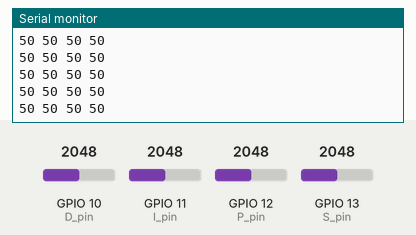
Recording of a sketch running on a simulated ESP32-S3. On the bench: the last lines printed to the serial monitor. The test bench sets the inputs (shaded band); at power-on: GPIO 10 (D_pin) = 2048, GPIO 11 (I_pin) = 2048, GPIO 12 (P_pin) = 2048, GPIO 13 (S_pin) = 2048.

Above: at 1.2 s.
1.3 s: GPIO 10 (D_pin) set to 2866
At 1.56 s:
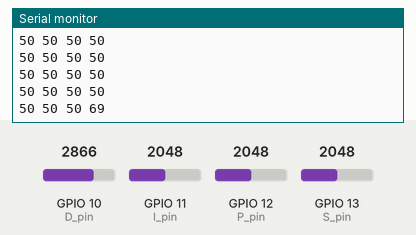
2.8 s: GPIO 11 (I_pin) set to 2866
At 2.96 s:
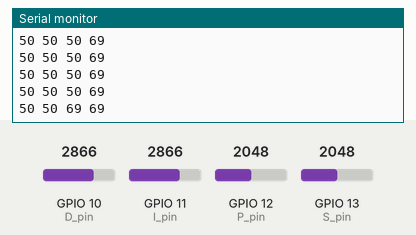
4.3 s: GPIO 12 (P_pin) set to 2866
At 4.37 s:
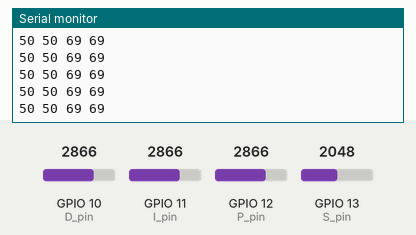
5.8 s: GPIO 13 (S_pin) set to 2866
At 5.97 s:
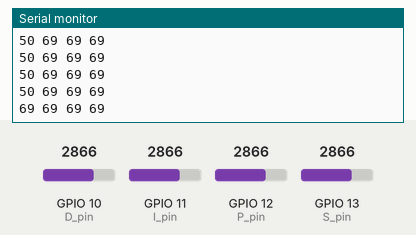
7.3 s: GPIO 10 (D_pin) set to 3972
At 7.38 s:
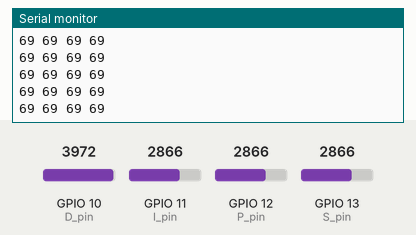
8.8 s: GPIO 11 (I_pin) set to 3972
At 8.98 s:
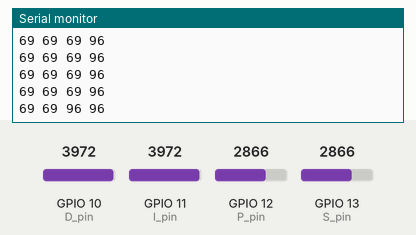
Timing chart, 0 to 11.3 s (numbered marks = the images above; inputs shaded):
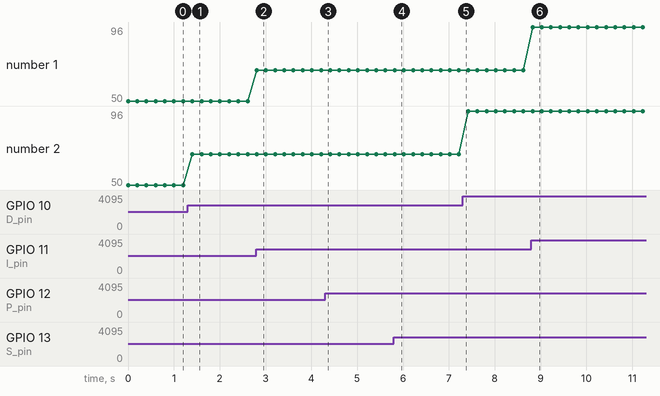

The sketch:

ESP32Potentiometer_Code.ino
```cpp
/* Potentiometer Code UCSD ECE 5 Lab 4*/
/* Declare Variables for Potentiometer */
const int S_pin = 13; // proportional - analog pin 1
const int P_pin = 12; // proportional - analog pin 2
const int I_pin = 11; // integral - analog pin 3
const int D_pin = 10; // derivative - analog pin 4
int Sp = 0;           // speed gain coeficient
int kP = 0;           // proportional gain coeficient
int kI = 0;           // integral gain coeficient
int kD = 0;           // derivative gain coeficient

void setup() { /* Setup - runs once (when power is supplied or after reset) */

  Serial.begin(9600); // For serial communication set up
}

void loop() { /* Loop - loops forever (until unpowered or reset) */

  ReadPotentiometers();

  Print(); // Call on user-defined function to print values from potentiometers
}

// ************************************************************************************************* //
// function to read and map values from potentiometers

void ReadPotentiometers() {
  // Call on user-defined function to read Potentiometer values
  Sp = ReadPotentiometerHelper(S_pin, 0, 4095, 0, 100);
  kP = ReadPotentiometerHelper(P_pin, 0, 4095, 0, 100);
  kI = ReadPotentiometerHelper(I_pin, 0, 4095, 0, 100);
  kD = ReadPotentiometerHelper(D_pin, 0, 4095, 0, 100);

}
int ReadPotentiometerHelper(int pin, int min_resolution, int max_resolution, int min_potentiometer, int max_potentiometer) {
  return map(analogRead(pin), min_resolution, max_resolution, min_potentiometer, max_potentiometer);
}

// ************************************************************************************************* //
// function to print values of interest
void Print() {

  Serial.print(Sp);
  Serial.print(" ");
  Serial.print(kP);
  Serial.print(" ");
  Serial.print(kI);
  Serial.print(" ");
  Serial.println(kD);

  delay(200); //just here to slow down the output for easier reading if desired
}
```

Measured:
- after the input at 1.3 s, the serial monitor: prints a new line after 0.10 s (image 1)
- after the input at 2.8 s, the serial monitor: prints a new line at once (image 2)
- after the input at 5.8 s, the serial monitor: prints a new line at once (image 4)
- after the input at 8.8 s, the serial monitor: prints a new line at once (image 6)
- plotted number 2: 50 → 69 after the input at 1.3 s, 69 → 96 after the input at 7.3 s
